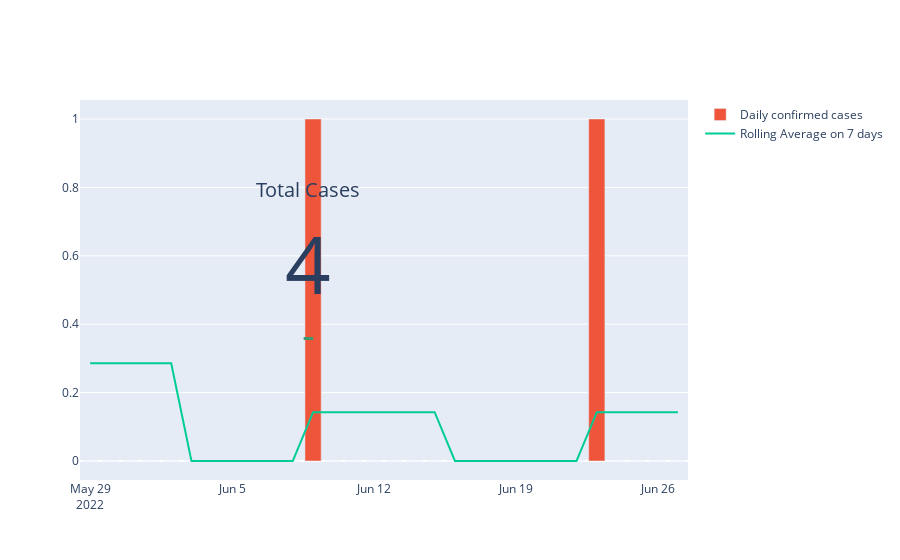

Source (notebook cell):
### Code cell
import plotly.graph_objects as go

fig = go.Figure(go.Indicator(
    mode = "number+delta",
    value = data_world['acc_confirmed'].iloc[-1],
    delta = {"reference": data_world['acc_confirmed'].iloc[-2], "valueformat": ".0f"},
    title = {"text": "Total Cases"},
    domain = {'y': [0, 1], 'x': [0.25, 0.50]}))

fig.add_trace(go.Bar(
    #mode = 'lines',
    x = data_world.date.tail(30),
    y = data_world.new_daily_cases.tail(30),
    name = 'Daily confirmed cases'
))

fig.add_trace(go.Scatter(
    mode = 'lines',
    x = data_world.date.tail(30),
    y = data_world['Rolling Ave.'].tail(30),
    name = 'Rolling Average on 7 days'
))


fig.show()

### Figure 1 — Plotly figure (JSON) as saved in the notebook; plotly's stock layout.template omitted (floating-point values rounded to 4 significant figures)
{"data": [{"delta": {"reference": 4, "valueformat": ".0f"}, "domain": {"x": [0.25, 0.5], "y": [0, 1]}, "mode": "number+delta", "title": {"text": "Total Cases"}, "type": "indicator", "value": 4}, {"name": "Daily confirmed cases", "type": "bar", "x": ["2022-05-29", "2022-05-30", "2022-05-31", "2022-06-01", "2022-06-02", "2022-06-03", "2022-06-04", "2022-06-05", "2022-06-06", "2022-06-07", "2022-06-08", "2022-06-09", "2022-06-10", "2022-06-11", "2022-06-12", "2022-06-13", "2022-06-14", "2022-06-15", "2022-06-16", "2022-06-17", "2022-06-18", "2022-06-19", "2022-06-20", "2022-06-21", "2022-06-22", "2022-06-23", "2022-06-24", "2022-06-25", "2022-06-26", "2022-06-27"], "y": [0, 0, 0, 0, 0, 0, 0, 0, 0, 0, 0, 1, 0, 0, 0, 0, 0, 0, 0, 0, 0, 0, 0, 0, 0, 1, 0, 0, 0, 0]}, {"mode": "lines", "name": "Rolling Average on 7 days", "type": "scatter", "x": ["2022-05-29", "2022-05-30", "2022-05-31", "2022-06-01", "2022-06-02", "2022-06-03", "2022-06-04", "2022-06-05", "2022-06-06", "2022-06-07", "2022-06-08", "2022-06-09", "2022-06-10", "2022-06-11", "2022-06-12", "2022-06-13", "2022-06-14", "2022-06-15", "2022-06-16", "2022-06-17", "2022-06-18", "2022-06-19", "2022-06-20", "2022-06-21", "2022-06-22", "2022-06-23", "2022-06-24", "2022-06-25", "2022-06-26", "2022-06-27"], "y": [0.2857, 0.2857, 0.2857, 0.2857, 0.2857, 0, 0, 0, 0, 0, 0, 0.1429, 0.1429, 0.1429, 0.1429, 0.1429, 0.1429, 0.1429, 0, 0, 0, 0, 0, 0, 0, 0.1429, 0.1429, 0.1429, 0.1429, 0.1429]}], "layout": {}}
